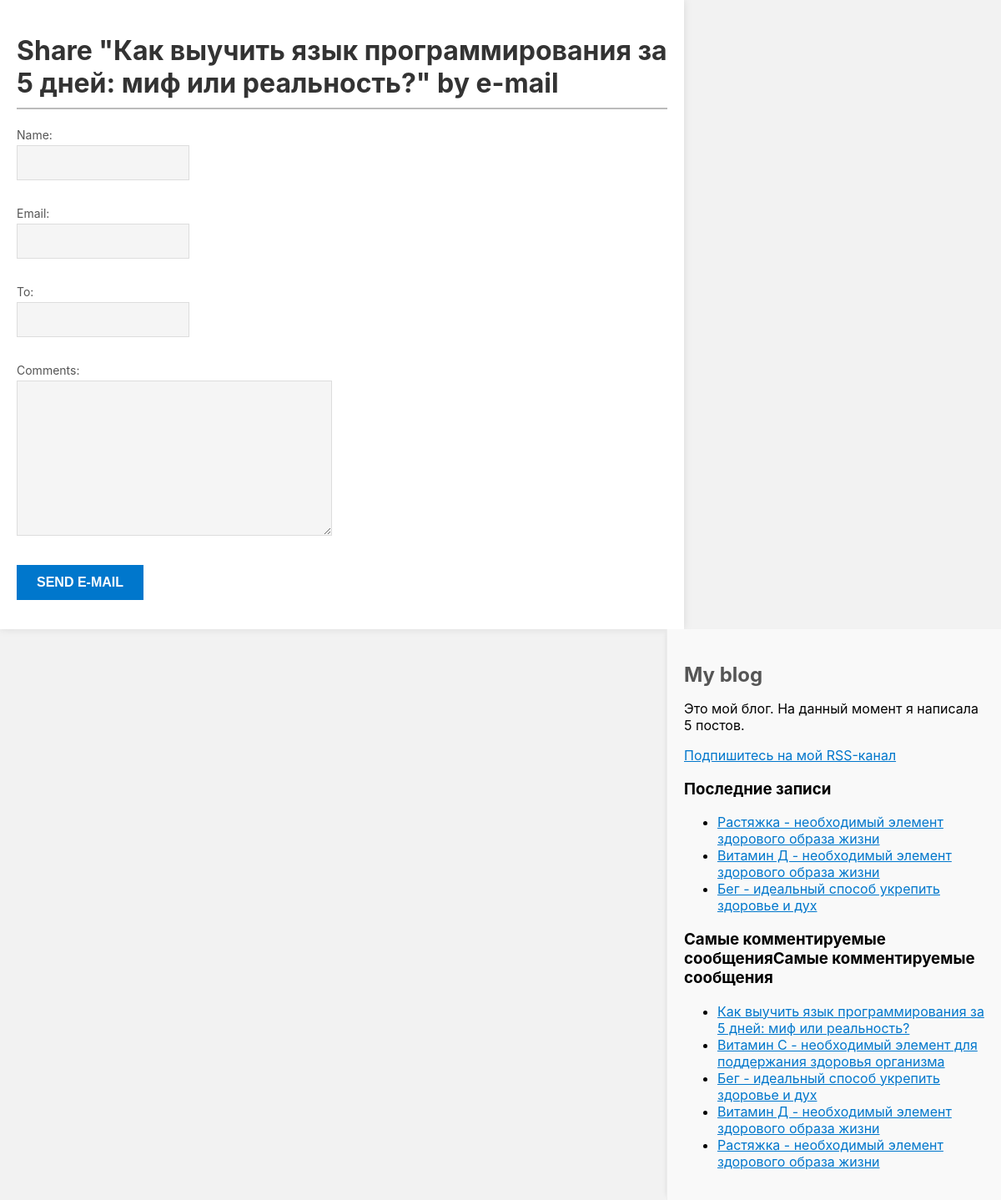
Screenshot of /blog/1/share/ with the database file from the repository.
### blog/models.py (models this page shows, shortened)
class Post(models.Model):
    class Status(models.TextChoices):
        DRAFT = 'DF', 'Draft'
        PUBLISHED = 'PB', 'Published'
    title = models.CharField(max_length=250)
    slug = models.SlugField(max_length=250,
                            unique_for_date='publish')
    author = models.ForeignKey(User,
                               on_delete=models.CASCADE,
                               related_name='blog_posts')
    body = models.TextField()
    publish = models.DateTimeField(default=timezone.now)
    created = models.DateTimeField(auto_now_add=True)
    updated = models.DateTimeField(auto_now=True)
    status = models.CharField(max_length=2,
                              choices=Status.choices,
                              default=Status.DRAFT)
    objects = models.Manager()  # менеджер, применяемый по умолчанию
    published = PublishedManager()  # конкретно-прикладной менеджер
    tags = TaggableManager()
    class Meta:
        ordering = ['-publish']
        indexes = [
            models.Index(fields=['-publish']),
        ]
    def get_absolute_url(self):
        return reverse('blog:post_detail',
                       args=[self.publish.year,
                             self.publish.month,
                             self.publish.day,
                             self.slug])

### blog/views.py (the view)
# urls.py: path('<int:post_id>/share/', views.post_share, name='post_share'),
def post_share(request, post_id):
    post = get_object_or_404(Post, id=post_id, status=Post.Status.PUBLISHED)
    sent = False
    if request.method == 'POST':
        form = EmailPostForm(request.POST)
        if form.is_valid():
            cd = form.cleaned_data
            post_url = request.build_absolute_uri(post.get_absolute_url())
            subject = f"{cd['name']} recommends you read {post.title}"
            message = f"Read {post.title} at {post_url}\n\n{cd['name']}\'s comments: {cd['comments']}"
            send_mail(subject, message, 'your_account@gmail.com', [cd['to']])
            sent = True
    else:
        form = EmailPostForm()
    return render(request, 'blog/post/share.html', {'post': post, 'form': form, 'sent': sent})

### blog/forms.py
class EmailPostForm(forms.Form):
    name = forms.CharField(max_length=25)
    email = forms.EmailField()
    to = forms.EmailField()
    comments = forms.CharField(required=False, widget=forms.Textarea)

### blog/models.py (called while the page is built)
    def get_queryset(self):
        return super().get_queryset() \
            .filter(status=Post.Status.PUBLISHED)

### blog/templatetags/blog_tags.py (called while the page is built)
@register.simple_tag
def total_posts():
    return Post.published.count()

@register.inclusion_tag('blog/post/latest_posts.html')
def show_latest_posts(count=5):
    latest_posts = Post.published.order_by('-publish')[:count]
    return {'latest_posts': latest_posts}

@register.simple_tag
def get_most_commented_posts(count=5):
    return Post.published.annotate(
        total_comments=Count('comments')
    ).order_by('-total_comments')[:count]

### blog/templates/blog/post/share.html (shortened to what this page needs)
{% extends "blog/base.html" %}
{% block content %}
{% if sent %}
<h1>E-mail successfully sent</h1>
<p>
    "{{ post.title }}" was successfully sent
    to {{ form.cleaned_data.to }}.
</p>
{% else %}
<h1>Share "{{ post.title }}" by e-mail</h1>
<form method="post">
    {{ form.as_p }}
    <input type="submit" value="Send e-mail">
</form>
{% endif %}
{% endblock %}

### blog/templates/blog/base.html (shortened to what this page needs)
{% load blog_tags %}
{% load static %}
<!DOCTYPE html>
<html>
<head>
 <link href="{% static "css/blog.css" %}" rel="stylesheet">
</head>
<body>
 <div id="content">
 {% block content %}
 {% endblock %}
 </div>
 <div id="sidebar">
 <h2>My blog</h2>
 <p>
     Это мой блог.
     На данный момент я написала {% total_posts %} постов.
 </p>
 <p>
 <a href="{% url "blog:post_feed" %}">
 Подпишитесь на мой RSS-канал
 </a>
 </p>
 <h3>Последние записи</h3>
 {% show_latest_posts 3 %}
 <h3>Самые комментируемые сообщенияСамые комментируемые сообщения</h3>
 {% get_most_commented_posts as most_commented_posts %}
 <ul>
 {% for post in most_commented_posts %}
 <li>
 <a href="{{ post.get_absolute_url }}">{{ post.title }}</a>
 </li>
 {% endfor %}
 </ul>
 </div>
</body>
</html>

### blog/templates/blog/post/latest_posts.html
<ul>
 {% for post in latest_posts %}
 <li>
 <a href="{{ post.get_absolute_url }}">{{ post.title }}</a>
 </li>
 {% endfor %}
</ul>

### blog/static/css/blog.css (style rules this page uses)
body { margin: 0; padding: 0; font-family: -apple-system, BlinkMacSystemFont, 'Segoe UI', 'Roboto', 'Oxygen', 'Ubuntu', 'Cantarell', 'Fira Sans', 'Droid Sans', 'Helvetica Neue', sans-serif; -webkit-font-smoothing: antialiased; -moz-osx-font-smoothing: grayscale; background-color: #f2f2f2; }
a { color: #0077cc; text-decoration: underline; }
h1 { font-weight: bold; border-bottom: 2px solid #bbb; padding: 0 0 10px 0; color: #333; }
h2 { font-weight: bold; margin: 20px 0 0; color: #555; }
#content { float: left; width: 65%; padding: 20px; background-color: #fff; box-shadow: 0 0 10px rgba(0, 0, 0, 0.1); }
#sidebar { float: right; width: 30%; padding: 20px; background-color: #f9f9f9; height: 100%; box-shadow: -5px 0 5px -5px rgba(0, 0, 0, 0.1); border-left: 1px solid #eee; }
label { display: block; color: #555; margin-bottom: 4px; font-size: 14px; }
input, textarea { margin: 0 0 15px; background: #f5f5f5; border: 1px solid #ddd; padding: 12px; font-size: 14px; }
input[type=submit] { font-weight: bold; background: #0077cc; color: #fff; padding: 12px 24px; font-size: 16px; text-transform: uppercase; border: none; }

### rows the page displays
Post: title "Как выучить язык программирования за 5 дней: миф или реальность?"
Post: title "Растяжка - необходимый элемент здорового образа жизни"
Post: title "Витамин Д - необходимый элемент здорового образа жизни"
Post: title "Бег - идеальный способ укрепить здоровье и дух"
Post: title "Витамин C - необходимый элемент для поддержания здоровья организма"
